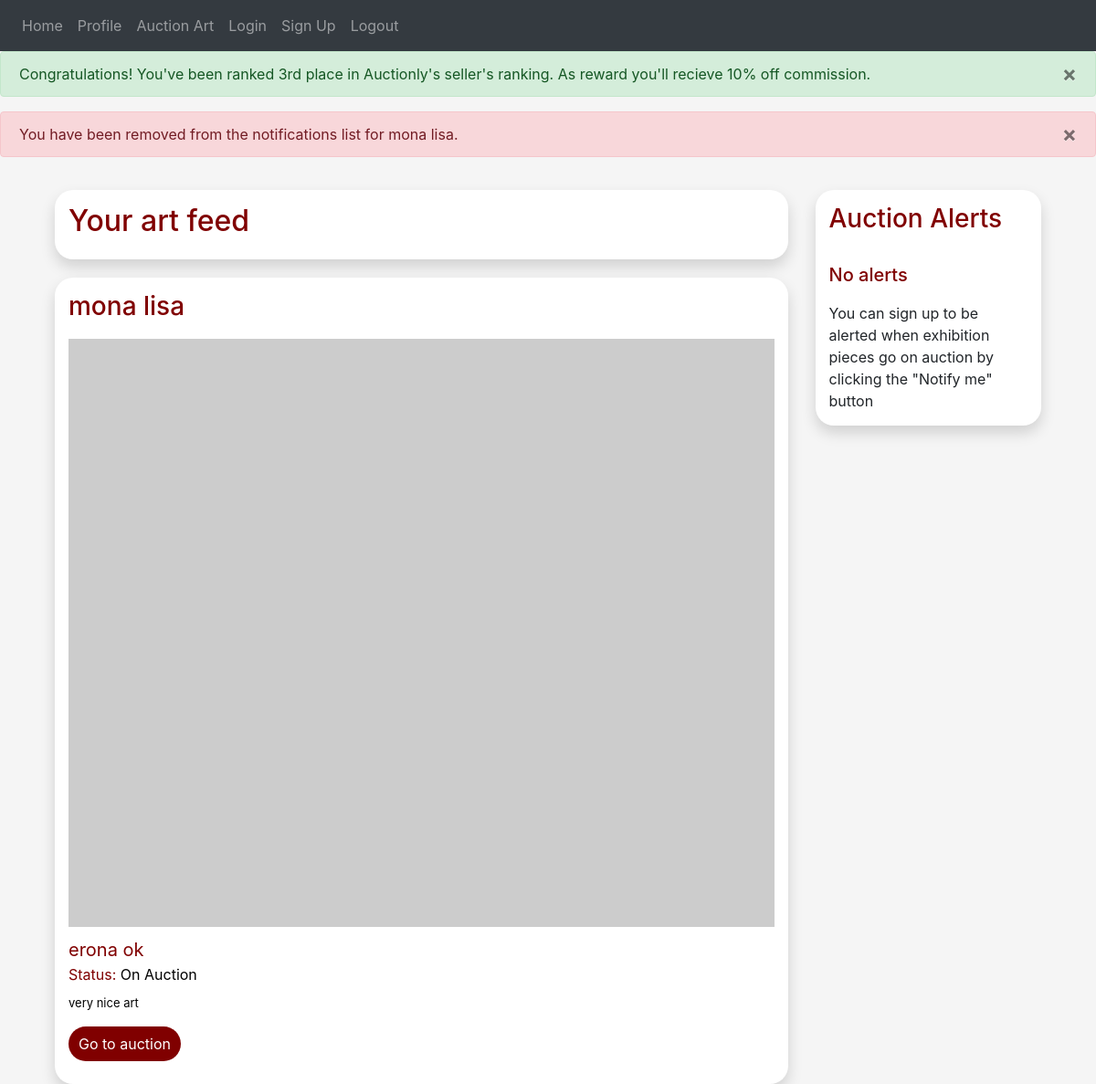
Screenshot of /?art_id=1 (signed in) with the database file from the repository.
### auctionly/art/art.py (models this page shows, shortened)
class Art(db.Model):
    id = db.Column(db.Integer, primary_key=True)
    owner_id = db.Column(db.Integer, db.ForeignKey("user.id"))
    name = db.Column(db.String(150))
    description = db.Column(db.String(150))
    image = db.Column(db.String(150))
    art_category = db.Column(db.String(150))
    up_for_auction = db.Column(db.String(5))
    def get_name(self):
        return self.name
    def get_owner(self):
        return self.owner_id
    def get_description(self):
        return self.description
    def get_up_for_auction(self):
        return self.up_for_auction
    def get_art_category(self):
        return self.art_category
    def get_art_id(self):
        return self.id

### auctionly/users/buyer.py (models this page shows, shortened)
class Buyer(User):
    def __init__(self, name, last_name, email, password):
        super().__init__(name, last_name, email, password)
        self.art_prefs = []
        self.purchase_history = []
        self.bidding_history = []

### auctionly/views.py (the view, shortened to what this page needs)
@views.route('/', methods=['GET', 'POST'])
@login_required
def home():
    user = flask_login.current_user
    user_pref = user.get_user_prefs()
    feed = Feed(user_pref, flask_login.current_user.id)
    user_notifications = user.get_notification_list()
    user_auction_alerts = user.get_auction_notification_list()
    if not user_pref:
        user_feed = feed.get_feed()
    else:
        user_feed = feed.get_users_feed()
    if (request.args.get("art_id") != None):
        art_id = request.args.get('art_id')
        notify = request.args.get('notify')
    rank = Rank()
    ranking = "No rank"
    if(user.get_user_type() == "Seller"):
        ranking = rank.get_seller_rank(flask_login.current_user.id)
        user_type = "seller"
    elif(user.get_user_type() == "Buyer"):
        ranking = rank.get_buyer_rank(flask_login.current_user.id)
        user_type = "buyer"
    else:
        print("No type")
    if(ranking != "No rank"):
        if(ranking == "First place"):
            message = "Congratulations! You've been ranked 1st place in Auctionly's " + user_type +"'s ranking. As reward you'll recieve 30% off commission."
        if(ranking == "Second place"):
            message = "Congratulations! You've been ranked 2nd place in Auctionly's " + user_type +"'s ranking. As reward you'll recieve 20% off commission."
        if(ranking == "Third place"):
            message = "Congratulations! You've been ranked 3rd place in Auctionly's " + user_type +"'s ranking. As reward you'll recieve 10% off commission."
        flash(message, category="success") # category="success"
    message = "You have been removed from the notifications list for " + \
        Art.query.filter_by(id=art_id).first().get_name() + "."
    flash(message, category="error")  # category="success"
    return render_template("home.html", feed_art=user_feed, feed=feed, notifications=user_notifications, alerts=user_auction_alerts)

### auctionly/__init__.py (called while the page is built)
def create_app():
    app = Flask(__name__)
    app.config['SECRET_KEY'] = 'alkjsfkalalfks'
    app.config['SQLALCHEMY_DATABASE_URI'] = f'sqlite:///{DB_NAME}'
    db.init_app(app)
    from .views import views
    from .auth import auth
    app.register_blueprint(views, url_prefix='/')
    app.register_blueprint(auth, url_prefix='/')
    from .users.user import User
    create_database(app)
    login_manager = LoginManager()
    login_manager.login_view = 'auth.login'
    login_manager.init_app(app)
    @login_manager.user_loader
    def load_user(id):
        return User.query.get(int(id))
    return app

### auctionly/auction/auction.py (called while the page is built)
    def get_auction_id(self):
        return self.id

### auctionly/system/feed.py (called while the page is built)
    def get_feed(self):
        for art in self.all_art:
            if art.get_owner() != self.user_id:
                self.art_for_feed.append(art)
        return self.art_for_feed

    def get_user_name(self, user_id):
        user = User.query.filter_by(id=user_id).first()
        name = user.get_full_name()
        return name

    def get_art_auction_id(self, art_id):
        auction = Auction.query.filter_by(art_id=art_id).first()
        auction_id = auction.get_auction_id()
        return auction_id

### auctionly/system/rank.py (called while the page is built)
    def get_seller_rank(self, user_id):
        rank = "No rank"
        if self.first_place_seller.get_user_id() == user_id:
            rank = "First place"
        elif self.second_place_seller.get_user_id() == user_id:
            rank = "Second place"
        elif self.third_place_seller.get_user_id() == user_id:
            rank = "Third place"
        return rank

### auctionly/system/ranked_user.py (called while the page is built)
    def get_user_id(self):
        return self.user_id

    def get_date_ranked(self):
        return self.date

### auctionly/users/user.py (called while the page is built, shortened)
    def get_full_name(self):
        return self.first_name + " " + self.last_name

    def get_user_prefs(self):
        user_pref = User_Preference.query.filter_by(user_id=self.id).all()
        prefs = []
        for pref in user_pref:
            prefs.append(pref.get_name())
        return prefs

    def get_auction_notification_list(self):
        user_subs = Art_Notifications.query.filter_by(user_id=self.id).all()
        user_notifications = []
        return user_notifications

    def get_notification_list(self):
        user_subs = Art_Notifications.query.filter_by(user_id=self.id).all()
        subs_ids = []
        for sub in user_subs:
            art_id = sub.get_art_id()
            subs_ids.append(art_id)
        return subs_ids

    def get_user_type(self):
        return self.user_type

### auctionly/templates/home.html (shortened to what this page needs)
{% extends "base.html" %} {% block title %}Home Page{% endblock %} {% block content %}
<form method="POST">
    <head>
        <link href="../static/css/style.css" rel="stylesheet">
      </head>
    <body>
        <div class="container">
          <div class="row">
                <div class="col-lg-9">
                    <div class="media-card">
                        <div class="media">
                            <div class="media-body">
                                <h2 style="color: maroon; text-decoration: none;">Your art feed</h2>
                            </div>
                        </div>
                    </div>
                    {% for art in feed_art %}
                        <div class="media-card">
                            <div class="media">
                                <div class="media-body">
                                    <h3><a style="color: maroon; text-decoration: none;" type="submit" name="view">{{ art.get_name() }}</a></h3>
                                    <img src="https://picsum.photos/600/500" class="img-fluid center" style="padding-top: 10px; align-items: center;">
                                    <h7><a style="color: maroon; text-decoration: none; padding-top: 10px; font-size: 20px;" type="submit" name="view">{{ feed.get_user_name(art.get_owner()) }}</a></h7>
                                    <br>
                                    <h8 style="color: maroon;">Status: <h8 style="color: black;">{%if art.get_up_for_auction() == "False":%} On Exhibition {%else:%} On Auction {%endif%}</h8>
                                    <p style="font-size: 13px; padding-top: 10px; color: black;">{{ art.get_description() }}</p>
                                    {%if art.get_up_for_auction() == "False":%}
                                        {%if art.get_art_id() is in notifications:%}
                                        <a href="/?art_id={{ art.get_art_id() }}&notify=False" role="button"><button type="button" class="btn btn-view-more">Don't notify me</button></a>
                                        {%else:%}
                                        <a href="/?art_id={{ art.get_art_id() }}&notify=True" role="button"><button type="button" class="btn btn-view-more">Notify me</button></a>
                                        {%endif%}
                                    {%else:%}
                                        <a href="/auction?id={{ feed.get_art_auction_id(art.get_art_id()) }}" role="button"><button type="button" class="btn btn-view-more">Go to auction</button></a>
                                    {%endif%}
                                </div>
                            </div>
                        </div>
                    {% endfor %}
                </div>
                <div class="col-lg-3">
                <div class="auctions-card">
                    <h3><a style="color: maroon; text-decoration: none;" type="submit" name="view">Auction Alerts</a></h3>
                    <br>
                    {% if not alerts: %}
                        <div class="media">
                            <div class="media-body">
                                <h5><a style="color: maroon; text-decoration: none;" type="submit" name="view">No alerts</a></h5>
                                <h7><a style="text-decoration: none; padding-top: 10px;" type="submit" name="view">You can sign up to be alerted when exhibition pieces go on auction by clicking the "Notify me" button</a></h7>
                            </div>
                        </div>
                    {% endif %}
                </div>
                </div>
            </div>
        </div>
      </body>
</form>
{% endblock %}

### auctionly/static/css/style.css (style rules this page uses)
body { background-color: #f5f5f5f5; }
html { overflow-y: overlay; }
.btn-view-more { background-color: maroon; border-radius: 100px !important; color: white; padding-left: 10px; padding-right: 10px; margin: auto; margin-bottom: 10px; }
.media-card { margin-top: 20px; padding: 15px; border-radius: 20px; box-shadow: 0px 8px 16px rgba(0, 0, 0, 0.15); background-color: white; }
.auctions-card { padding: 15px; border-radius: 20px; box-shadow: 0px 8px 16px rgba(0, 0, 0, 0.15); background-color: white; display: flex; justify-content: center; flex-direction: column; flex-wrap: wrap; margin-top: 20px; margin-bottom: 20px; }
.center { display: block; margin-left: auto; margin-right: auto; width: 100%; }

### rows the page displays
Art: get_name "mona lisa", up_for_auction "On Auction", get_description "very nice art"
Buyer: get_user_name "erona ok"

### other values shown
{{ message }} "Congratulations! You've been ranked 3rd place in Auctionly's seller's ranking. As reward you'll recieve 10% off commission."
{{ message }} "You have been removed from the notifications list for mona lisa."
